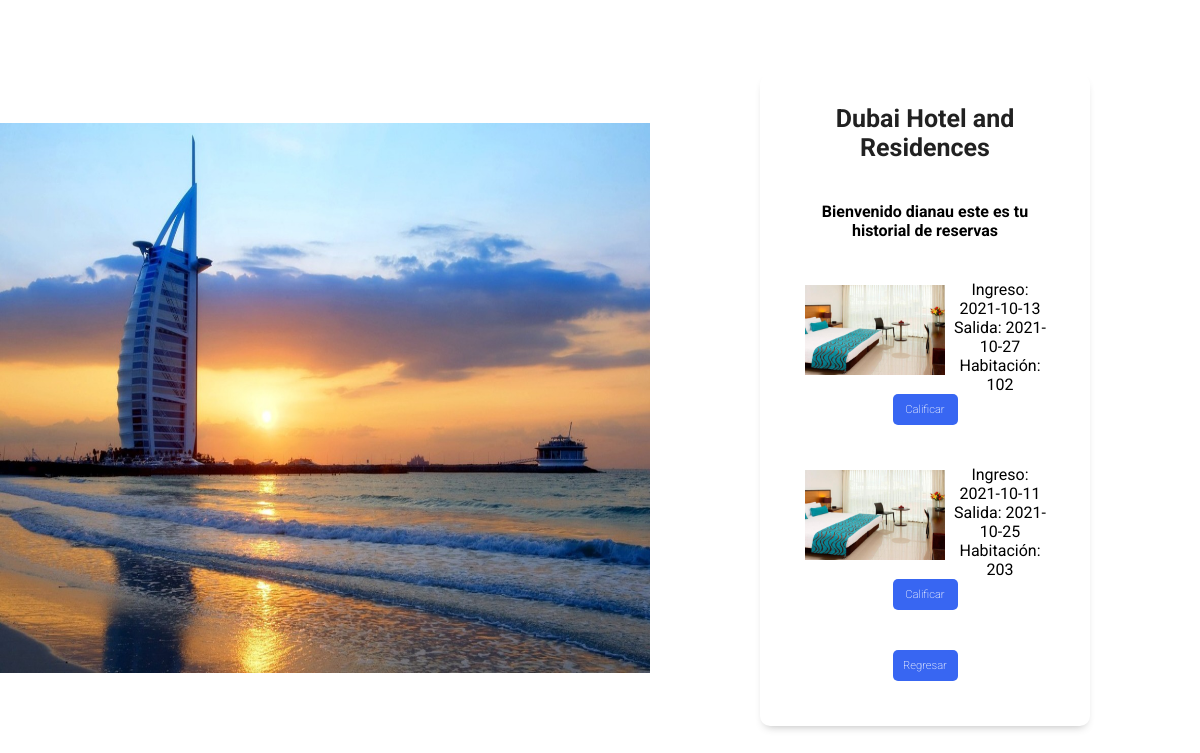
The page /reservar/listar (signed in) on the database its author committed.
### tables this page shows
CREATE TABLE reserva (idreserva INTEGER PRIMARY KEY AUTOINCREMENT, fechaingreso DATE NOT NULL, fechasalida DATE NOT NULL, idusuario INTEGER REFERENCES usuario (idusuario) ON DELETE NO ACTION ON UPDATE CASCADE, idhabitacion TEXT REFERENCES habitacion (idhabitacion) ON DELETE NO ACTION ON UPDATE CASCADE);

### app.py (the view)
@app.route("/reservar/listar", methods=["GET", "POST"])
def listar():
    if request.method == 'GET':
        id = log.user
        print ("el usuario es: ", id)
        try:
            with sqlite3.connect("dbh.db") as con:
                con.row_factory = sqlite3.Row
                cur = con.cursor()
                cur.execute("SELECT * FROM reserva WHERE idusuario = ?", [id])
                row = cur.fetchall()
            if row is None:
                flash('No hay habitaciones disponibles, de acuerdo a tu búsqueda')
        except Error:
            return "fallamos, donde???"
    else:
        print("error en el metodo")
    return render_template ("listaReserva.html", row=row, nombre=log.nombre)

### templates/listaReserva.html (shortened to what this page needs)
<!DOCTYPE html>
<html lang="es">
<head>
    <link rel="stylesheet" href="{{url_for('static',filename='css/listaReserva.css')}}">
</head>
<body>
<table width="100%" border="0" cellspacing="0" cellpadding="0">
  	<tbody>
	<tr>
      <td width="50%" align="center"><img src="/static/img/login.jpeg"
			   alt="Es hora de viajar"
			   width="650px" height="550px" /></td>
      <td width="50%">
            <form action="/reservar/crear/comentarios/<numHab>" class="form" method="POST">
                <h2 class="form_title">Dubai Hotel and Residences</h2>
                <div class="form_container">
                    <h4>Bienvenido {{ nombre }} este es tu historial de reservas</h4>
                    {% for r in row %}
                    <div class="form_group">
                        <img src="/static/img/cama.jpg" alt="Habitacion" style="width: 150px; height: 100px; float: left; padding: 5px;">
                        <label> Ingreso: {{ r["fechaingreso"] }} </label>
						<br>
                        <label> Salida: {{ r["fechasalida"] }} </label>
                        <br>
                        <label> Habitación: {{ r["idhabitacion"] }} </label>
                        <br>
                        <a href="{{ url_for('comentarios',numHab=r['idhabitacion']) }}"><input type="button" class="form_submit" width="150px" value=" Calificar "></a>
                        <br>
                    </div>
                    {% endfor%}
                    <div style="text-align: center;">
                        <input type="button" class="form_submit" width="150px" value=" Regresar " onClick="history.go(-1);">
                    </div>
                </div>
            </form>
		</td>
    </tr>
    </tbody>
</table>
</body>
</html>

### static/css/listaReserva.css (style rules this page uses)
* { margin: 0; padding: 0; box-sizing: border-box }
body { font-family: 'Roboto', sans-serif; background-position:center; background-size: cover; display: flex; min-height: 100vh; z-index: -1; }
.form { z-index: 1; background-color: #fff; margin: auto; width: 60%; max-width: 400px; padding: 30px 25px; border-radius: 10px; box-shadow: 0 5px 10px -5px rgb(0 0 0 / 30%); text-align: center; }
.form_title { color: #212121; font-size: 25px; margin-bottom: 10px; }
.form_container { border: 0; padding:15px; margin-top: 25px; display: grid; gap: 2.5em }
.form_group { position: relative; --color:#5757577e; }
.form_submit { width: 65px; background: #3866f2; color: #fff; font-family: 'Roboto', sans-serif; font-weight: 200; font-size: 0.7rem; padding: .8em 0; border: none; border-radius: 5px; cursor:pointer; }

### rows shown on the page
reserva: fechaingreso "2021-10-13", fechasalida "2021-10-27", idhabitacion "102"
reserva: fechaingreso "2021-10-11", fechasalida "2021-10-25", idhabitacion "203"

### other values the page prints
{{ nombre }} "dianau"
